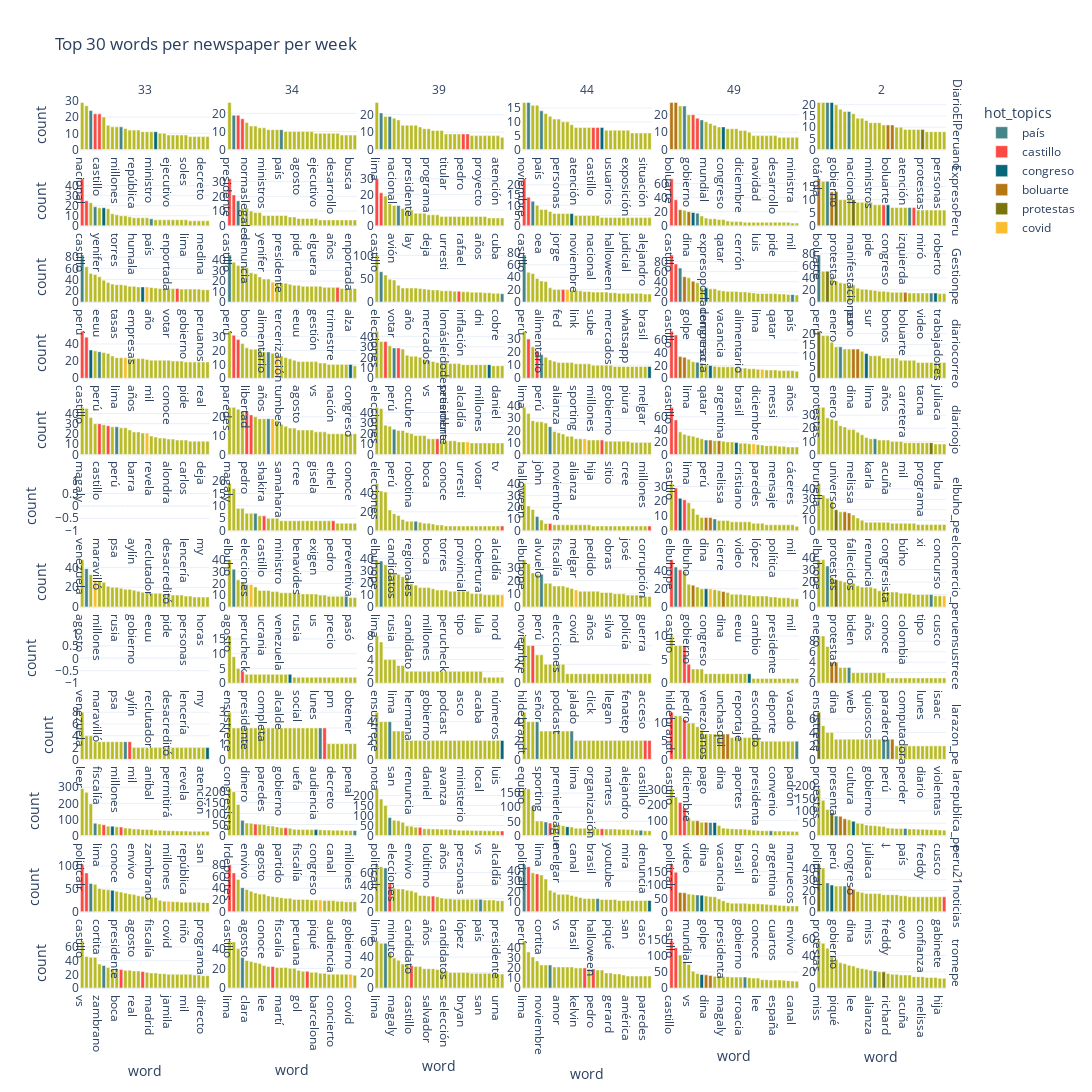

Notebook cell for this chart:
### Code cell
fig = px.bar(
    top30_df,
    x="word",
    y="count",
    facet_row="newspaper",
    facet_col="week",
    color="hot_topics",
    color_discrete_sequence=gruvbox_colors,
    title="Top 30 words per newspaper per week",
    height=3200,
    width=3200
    )

fig.for_each_annotation(lambda a: a.update(text=f"{a.text.split('=')[-1]}"))
fig.update_xaxes(matches=None, showticklabels=True, categoryorder='total descending')
fig.update_yaxes(matches=None, showticklabels=True)

fig.write_html(f"{BASE_DIR}/reports/top30_bar-{TIME_STAMPS[0]}-{TIME_STAMPS[-1]}.html")

fig.show()
